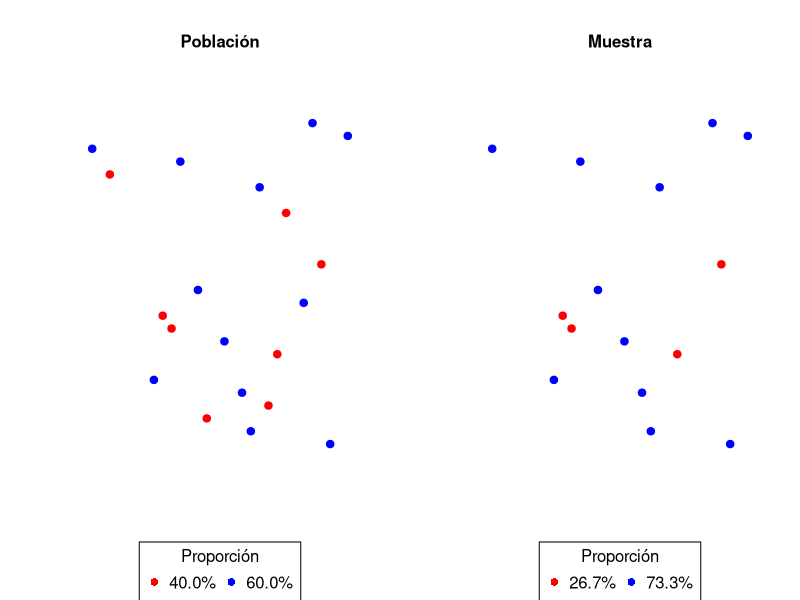
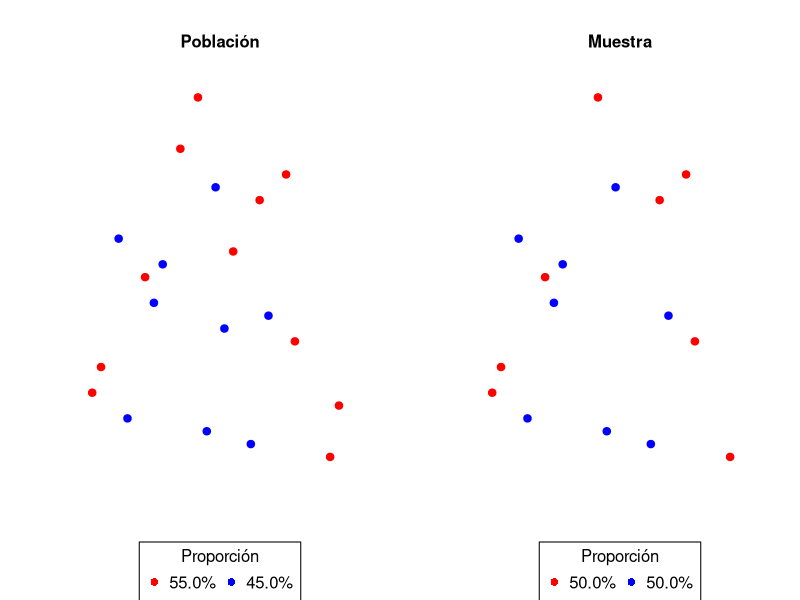

The R script that drew these images, in order:
## ---- chunk 1
  set.seed(250)
  par(mfrow = c(1,2), las = 1, bty = "n")
  pos = data.frame(sample(1:30,20), sample(1:30,20))
  pos[,3] = NA
  n = sample(3:17, 1)
  pos[sample(1:20,n),3] = "red"
  pos[,3] = ifelse(is.na(pos[,3]), "blue", pos[,3])
  
  plot(x = pos[,1], y = pos[,2],
       pch = 20, cex = 1.5, col = pos[,3],
       xaxt = "n", yaxt = "n",
       xlab = "", ylab = "", main = "Población",
       cex.main = 1,
       xlim = c(1,30), ylim = c(0,30))
  legend("bottom",
         legend = paste(format(round(c(sum(pos[,3] == "red"), sum(pos[,3] == "blue"))/length(pos[,3])*100,1),
                               nsmall = 1),"%", sep = ""),
         pch = 16, col = c("red", "blue"), horiz = T,
         bty = "o", inset = c(0,-0.25), xpd = T,
         title = "Proporción", cex = 1)
  
  n2 = sample(1:20, sample(1:19,1))
  plot(x = pos[n2,1], y = pos[n2,2],
       pch = 20, cex = 1.5, col = pos[n2,3],
       xaxt = "n", yaxt = "n",
       xlab = "", ylab = "", main = "Muestra", cex.main = 1,
       xlim = c(1,30), ylim = c(0,30))
  legend("bottom",
         legend = paste(format(round(c(sum(pos[n2,3] == "red"), sum(pos[n2,3] == "blue"))/length(pos[n2,3])*100,1),
                               nsmall = 1),"%", sep = ""),
         pch = 16, col = c("red", "blue"), horiz = T,
         bty = "o", inset = c(0,-0.25), xpd = T,
         title = "Proporción", cex = 1)
## ---- chunk 2
  set.seed(1070)
  par(mfrow = c(1,2), las = 1, bty = "n")
  pos = data.frame(sample(1:30,20), sample(1:30,20))
  pos[,3] = NA
  n = sample(3:17, 1)
  pos[sample(1:20,n),3] = "red"
  pos[,3] = ifelse(is.na(pos[,3]), "blue", pos[,3])
  
  plot(x = pos[,1], y = pos[,2],
       pch = 20, cex = 1.5, col = pos[,3],
       xaxt = "n", yaxt = "n",
       xlab = "", ylab = "", main = "Población", cex.main = 1,
       xlim = c(1,30), ylim = c(0,30))
  legend("bottom",
         legend = paste(format(round(c(sum(pos[,3] == "red"), sum(pos[,3] == "blue"))/length(pos[,3])*100,1),
                               nsmall = 1),"%", sep = ""),
         pch = 16, col = c("red", "blue"), horiz = T, bty = "o",
         inset = c(0,-0.25), xpd = T, title = "Proporción", cex = 1)
  set.seed(156)
  n2 = sample(1:20, sample(1:19,1))
  plot(x = pos[n2,1], y = pos[n2,2],
       pch = 20, cex = 1.5, col = pos[n2,3],
       xaxt = "n", yaxt = "n",
       xlab = "", ylab = "", main = "Muestra", cex.main = 1,
       xlim = c(1,30), ylim = c(0,30))
  legend("bottom",
         legend = paste(format(round(c(sum(pos[n2,3] == "red"), sum(pos[n2,3] == "blue"))/length(pos[n2,3])*100,1),
                               nsmall = 1),"%", sep = ""),
         pch = 16, col = c("red", "blue"), horiz = T, bty = "o",
         inset = c(0,-0.25), xpd = T,title = "Proporción", cex = 1)
